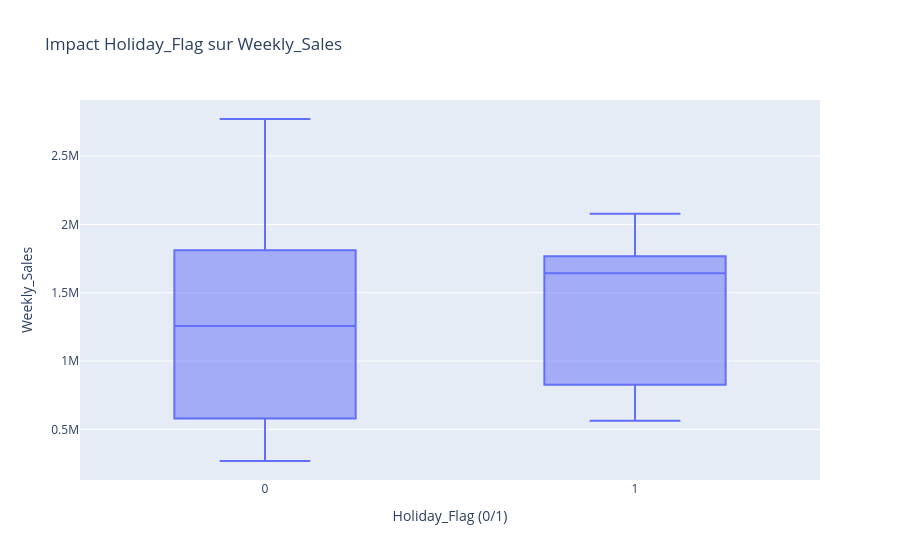

This figure's notebook cell:
### Markdown cell above
- Les semaines flaguées Holiday (1) présentent une médiane plus élevée que les semaines non-holiday ce qui semble confirmer un effet positif des périodes de fêtes sur les ventes
- La distribution semble aussi plus concentrée (moins de dispersion apparente) alors que le non-holiday est plus hétérogène

### Code cell
fig = px.box(
    df.dropna(subset=["Holiday_Flag", "Weekly_Sales"]),
    x="Holiday_Flag",
    y="Weekly_Sales",
    points="outliers",
    title="Impact Holiday_Flag sur Weekly_Sales",
    labels={"Holiday_Flag": "Holiday_Flag (0/1)", "Weekly_Sales": "Weekly_Sales"},
)
fig.show()

### Figure 1 — Plotly figure (JSON) as saved in the notebook; plotly's stock layout.template omitted (floating-point values rounded to 4 significant figures; data arrays with more than 128 entries replaced by an {"elided": "..."} marker saying what was removed)
{"data": [{"alignmentgroup": "True", "boxpoints": "outliers", "hovertemplate": "Holiday_Flag (0/1)=%{x}<br>Weekly_Sales=%{y}<extra></extra>", "legendgroup": "", "marker": {"color": "#636efa"}, "name": "", "notched": false, "offsetgroup": "", "orientation": "v", "showlegend": false, "type": "box", "x": {"elided": "136 int values"}, "x0": " ", "xaxis": "x", "y": {"elided": "136 float values"}, "y0": " ", "yaxis": "y"}], "layout": {"boxmode": "group", "legend": {"tracegroupgap": 0}, "title": {"text": "Impact Holiday_Flag sur Weekly_Sales"}, "xaxis": {"anchor": "y", "domain": [0, 1], "title": {"text": "Holiday_Flag (0/1)"}}, "yaxis": {"anchor": "x", "domain": [0, 1], "title": {"text": "Weekly_Sales"}}}}
